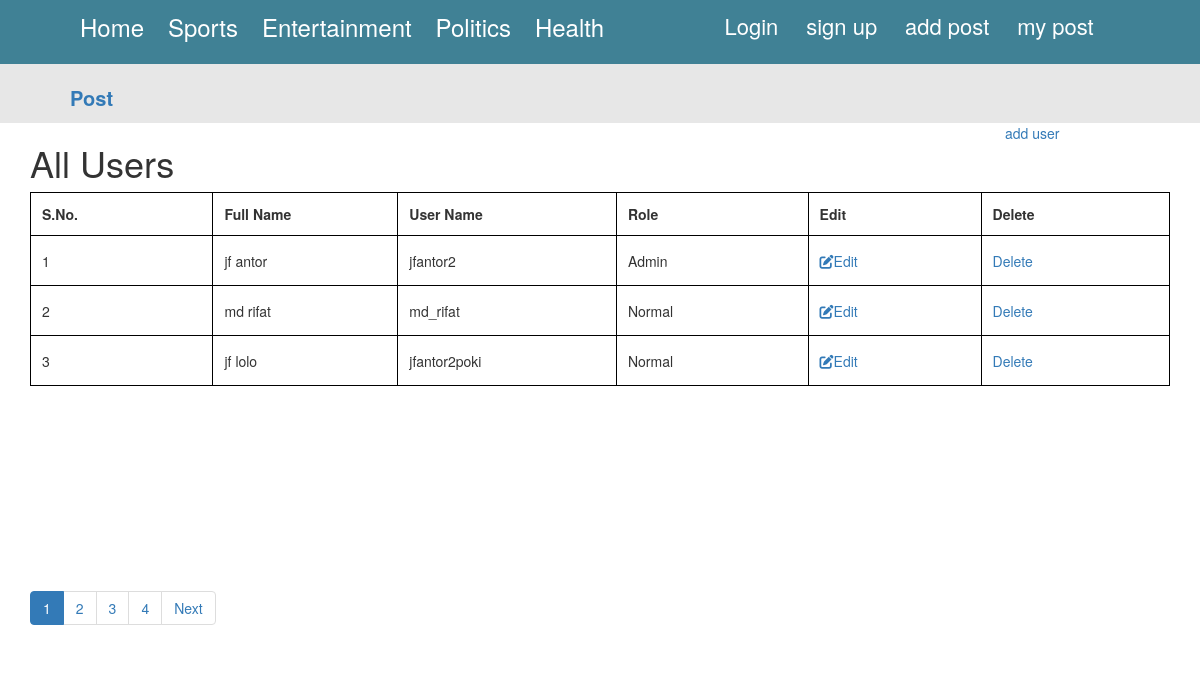
Screenshot of /admin/user.php with the database file from the repository.
### tables this page shows
CREATE TABLE `user` (
  `user_id` int(10) UNSIGNED NOT NULL,
  `first_name` varchar(30) NOT NULL,
  `last_name` varchar(30) NOT NULL,
  `username` varchar(30) DEFAULT NULL,
  `password` varchar(40) DEFAULT NULL,
  `role` int(11) NOT NULL
);

### admin/user.php (the view, shortened to what this page needs)
<?php
include "header.php";
?>
  <div id="admin-content">
      <div class="container">
          <div class="row">
              <div class="col-md-10">
                  <h1 class="admin-heading">All Users</h1>
              </div>
              <div class="col-md-2">
                  <a class="add-new" href="add-user.php">add user</a>
              </div>
              <div class="col-md-12">
                <?php
                  include "conn.php";
                  $limit = 3;
                  if(isset($_GET['page'])){
                    $page = $_GET['page'];
                  }else{
                    $page = 1;
                  }
                  $offset = ($page - 1) * $limit;
                  $sql = "SELECT * FROM user ORDER BY user_id DESC LIMIT {$offset},{$limit}";
                  $result = mysqli_query($conn, $sql) or die("Query Failed.");
                  if(mysqli_num_rows($result) > 0){
                ?>
                  <table class="content-table">
                      <thead>
                          <th>S.No.</th>
                          <th>Full Name</th>
                          <th>User Name</th>
                          <th>Role</th>
                          <th>Edit</th>
                          <th>Delete</th>
                      </thead>
                      <tbody>
                        <?php
                          $serial = $offset + 1;
                          while($row = mysqli_fetch_assoc($result)) {
                        ?>
                          <tr>
                              <td class='id'><?php echo $serial; ?></td>
                              <td><?php echo $row['first_name'] . " ". $row['last_name']; ?></td>
                              <td><?php echo $row['username']; ?></td>
                              <td><?php
                                  if($row['role'] == 1){
                                    echo "Admin";
                                  }else{
                                    echo "Normal";
                                  }
                               ?></td>
                              <td class='edit'><a href='update_user.php?id=<?php echo $row["user_id"]; ?>'><i class='fa fa-edit'></i>Edit</a></td>
                              <td class='delete'><a href='delete-user.php?id=<?php echo $row["user_id"]; ?>'><i class='fa fa-trash-o'></i>Delete</a></td>
                          </tr>
                        <?php
                          $serial++;
                        } ?>
                      </tbody>
                  </table>
                  <?php
                }else {
                  echo "<h3>No Results Found.</h3>";
                }
                $sql1 = "SELECT * FROM user";
                $result1 = mysqli_query($conn, $sql1) or die("Query Failed.");
                if(mysqli_num_rows($result1) > 0){
                  $total_records = mysqli_num_rows($result1);
                  $total_page = ceil($total_records / $limit);
                  echo '<ul class="pagination admin-pagination">';
                  for($i = 1; $i <= $total_page; $i++){
                    if($i == $page){
                      $active = "active";
                    }else{
                      $active = "";
                    }
                    echo '<li class="'.$active.'"><a href="user.php?page='.$i.'">'.$i.'</a></li>';
                  }
                  if($total_page > $page){
                    echo '<li><a href="user.php?page='.($page + 1).'">Next</a></li>';
                  }
                  echo '</ul>';
                }
                  ?>
              </div>
          </div>
      </div>
  </div>
<?php include "footer.php"; ?>

### CSS/style.css (style rules this page uses)
.pagination.admin-pagination { margin-top: 205px; }
.content-table thead tr th { width: 1%; border: 1px solid black; height: 40px; padding: 11px; }
.content-table { border: 1px solid black; }
.content-table tbody tr td { border: 1px solid black; height: 50px; padding: 11px; }

### rows the page displays
user: first_name "jf", last_name "antor", username "jfantor2", role "Admin"
user: first_name "md", last_name "rifat", username "md_rifat", role "Normal"
user: first_name "jf", last_name "lolo", username "jfantor2poki", role "Normal"
